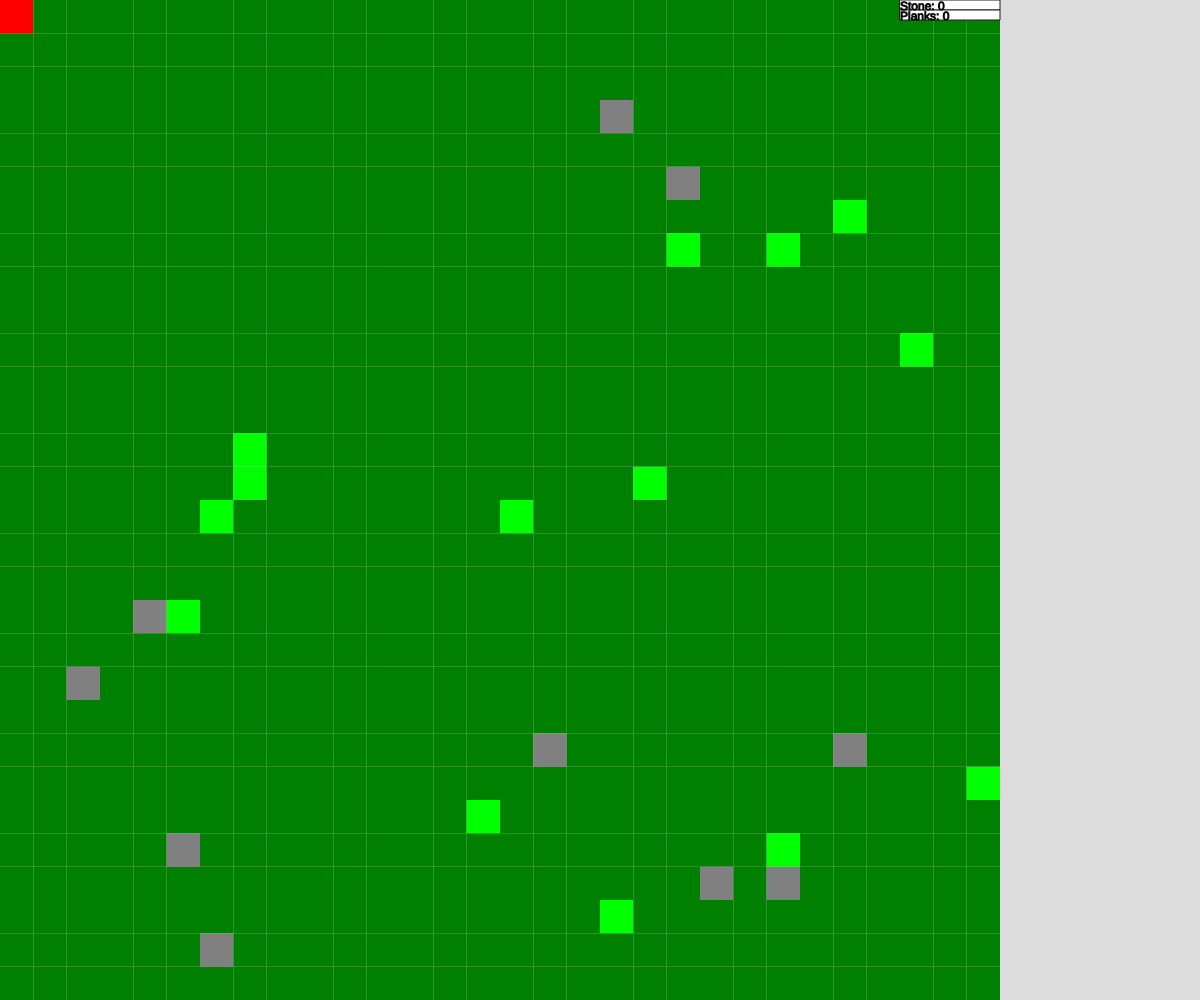
Frame 1 (no input)
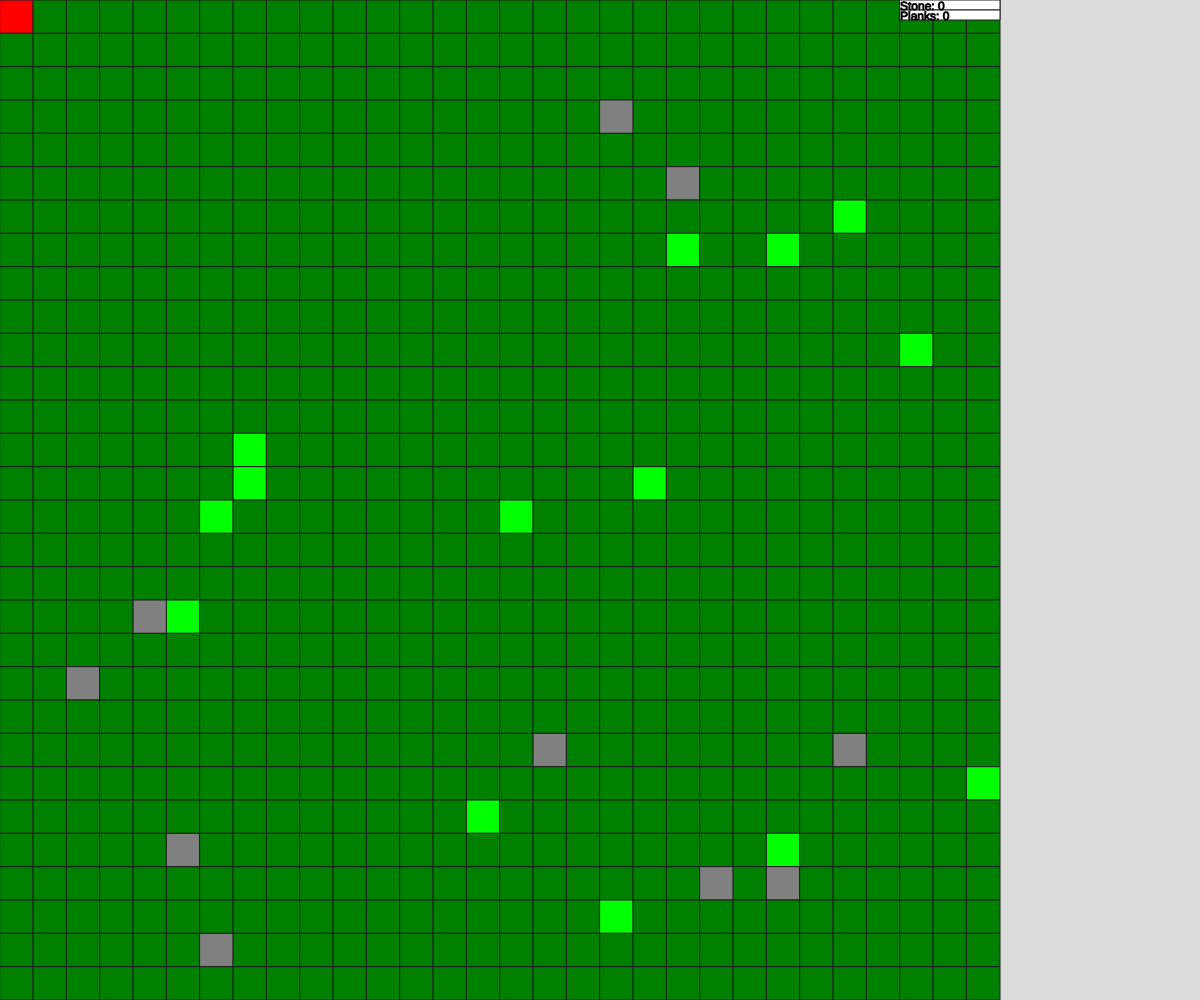
Frame 60 (no input)
Frame 120 (the mouse pressed at the canvas centre since frame 60): identical to frame 60, image omitted

The p5.js sketch that drew these frames (run headless with seeded random() and noise() and a simulated clock; from frame 60 on, the mouse is pressed at the canvas centre):

// p5.js sketch
// ── sketch.js
// Project Title
// Your Name
// Date
//
// Extra for Experts:
// - describe what you did to take this project "above and beyond"



//the grid currently displayed
let grid;

//dependent on const GRID_SIZE
let cellSize;

//the block that the player is currently holding. Identified by block ID.
let blockSelected;

//dummy variable so that if statements don't throw an error by being empty.
let dummy = true;

//Tracks the z-level the player is on/going to
let zLevel = 32;
//Tracks the z-level the player is on/used to be on (until the new grid loads)
let oldZ = 32;


//inventory
let stoneCollected = 0;
let logsCollected = 0;

//for later...

// let porkCollected = 0;
// let porkchopCollected = 0;
// let burntFleshCollected = 0;
// let fleshCollected = 0;
// let ironOreCollected = 0;
// let ironCollected = 0;
// let goldOreCollected = 0;
// let goldCollected = 0;
// let adamantiumOreCollected = 0;
// let adamantiumCollected = 0;
// let coalCollected = 0;
// let workshopsCollected = 0;
// let doorsCollected = 0;
// let spikesCollected = 0;
// let woodenSwordCollected = 0;
// let woodenPickaxeCollected = 0;
// let stoneSwordCollected = 0;
// let stonePickaxeCollected = 0;
// let ironPickaxeCollected = 0;
// let ironSwordCollected = 0;
// let ironArmorCollected = 0;
// let adamantiumPickaxeCollected = 0;
// let adamantiumSwordCollected = 0;
// let adamantiumArmorCollected = 0;
// let amuletCollected = 0;
// let crucibleCollected = 0;



//arrays storing coordinates of where cieling holes should be AFTER floor holes are generated on the layer above it.
//while generating grid, it uses the oldCielingHoleLocationX and Y arrays to check for holes generated by previous layer.
//newCielingHoleLocationX and Y are the variables that hold the new values generated by the layer, turns into old version at the end
//of the function.
let oldCielingHoleLocationX = [];
let oldCielingHoleLocationY = [];
let newCielingHoleLocationX = [];
let newCielingHoleLocationY = [];
let oldGrid = [];


const GRID_SIZE = 30;
const PLAYER = 9;
const OPEN_TILE = 0;
const IMPASSIBLE = 1;
const FLOOR_HOLE_TILE = 2;
const CIELING_HOLE_TILE = 3;
const PLANK = 4;
const TREE = 5;
const PIG = 6;
const ONI = 7;
const GOBLIN = 8;
const IRON = 10;
const GOLD = 11;
const ADAM = 12;
const COAL = 13;
const WORKSHOP = 14;
const DOOR = 15;
const LAVA = 16;
const SPIKES = 17;
const TREE_SR = 2;
const PIG_SR = 30;
const GOBLIN_SR = 20;
const ONI_SR = 50;


let player = {
  x: 0,
  y: 0,
};
let pig = {
  x: 0,
  y: 0,
  healthPoints: 7,
  strength: 0
}
let goblin = {
  x: 0,
  y: 0,
  healthPoints: 20,
  strength: 2
}
let oni = {
  x: 0,
  y: 0,
  healthPoints: 100,
  strength: 10,
  necrosingStrength: 2
}








function setup() {
  createCanvas(windowWidth, windowHeight);
  grid = generateRandomGrid(GRID_SIZE, GRID_SIZE);
  cellSize = height/grid.length;
  noStroke();
}


function draw() {
  background(220);
  displayGrid();
  displayInventory();
  changeLayer(zLevel);
}


function displayGrid() {
  for (let y = 0; y<grid.length; y++){
    for (let x = 0; x<grid[2].length; x++){
      if (grid[y][x] === 1){
        fill("black");
      }
      else if (grid[y][x] === 9){
        fill("red");
      }
      else if (grid[y][x] === 2){
        fill("gray");
      }
      else if (grid[y][x] === 3){
        fill("silver");
      }
      else if (grid[y][x] === TREE){
        fill("lime");
      }
      else if (grid[y][x] === LAVA){
        fill("maroon");
      }
      else if (grid[y][x] === PLANK){
        fill("brown");
      }
      else {
        if (oldZ === 32){
          fill("green");
        }
        else{
          fill("white");
        }
       
      }
      square(x*cellSize,y*cellSize, cellSize);
    }
  }
}


function generateRandomGrid(rows, cols){
  let emptyArray = [];
  for (let y = 0; y < rows; y++){
    emptyArray.push([])
    for (let x = 0; x < cols; x++){
      for(let i = 0; i< cols; i++){
        if (oldCielingHoleLocationX[i] === x && oldCielingHoleLocationY[i] === y){
          emptyArray[y].push(3);
        }
      }
   
        if (random(100)< 50 && oldZ < 32){
            emptyArray[y].push(1);
          }
       
        else if (floor(random(75)) === 1 && zLevel > 0){
          emptyArray[y].push(2);
          newCielingHoleLocationX.push(emptyArray[y].length-1);
          newCielingHoleLocationY.push(emptyArray.length-1);
        }
        else if (oldZ === 32 && floor(random(75)) === 1) {
          emptyArray[y].push(TREE);
        }
        else if (oldZ < 20 && floor(random(100)) < 10+(20-oldZ)) {
          emptyArray[y].push(LAVA);
        }
       
       
        else {
            emptyArray[y].push(0);
         
        }
     


     
     
    }


  }
 if (grid === undefined){
  emptyArray[0][0] = 9;
 }
 
  oldCielingHoleLocationX = newCielingHoleLocationX;
  oldCielingHoleLocationY = newCielingHoleLocationY;
  newCielingHoleLocationX = [];
  newCielingHoleLocationY = [];


  return emptyArray;
}


function mousePressed(){
    for (let y = 0; y < grid.length; y++){
      for(let x = 0; x < grid[y].length; x++){
        if (
          mouseX > x*cellSize &&
          mouseX < x*cellSize + cellSize &&
          mouseY > y*cellSize &&
          mouseY < y*cellSize + cellSize
          ) {
            if (grid[y][x] === 1){
              grid[y].splice(x, 1, 0);
              stoneCollected++;
            }
            else if (grid[y][x] === 9){
              dummy = -dummy;
            }
            else if (grid[y][x] === 2){
              dummy = -dummy;
            }
            else if (grid[y][x] === 3){
              dummy = -dummy;
            }
            else if (grid[y][x] === TREE){
              grid[y].splice(x, 1, 0);
              logsCollected = logsCollected + 5;
            }


            else if (grid[y][x] === PLANK){
              grid[y][x] = 0;
              logsCollected++;
            }


            else if (grid[y][x] === 0){
              if (blockSelected != undefined){
                if(blockSelected === 1 && stoneCollected>0){
                  grid[y].splice(x, 1, IMPASSIBLE);
                  stoneCollected--;
                }
                if(blockSelected === PLANK && logsCollected>0){
                  grid[y][x] = PLANK;
                  logsCollected--;
                }
              }
             
            }
           
          }
      }
    }
    if (mouseX>width-width/4 && mouseX<width-width/4+100){
      for (let y = 0; y<height; y++){
        if(mouseY === y){
          let slot = Math.floor(y/10);
          if (slot === 0){
            blockSelected = IMPASSIBLE;
          }
          else if (slot === 1){
            blockSelected = PLANK;
          }
        }
      }
    }
 }


 function keyPressed(){


  if (key === "z"){
    grid = generateRandomGrid(GRID_SIZE, GRID_SIZE);
  }
  if (key === " "){
    grid = updateGrid();
  }
  if (key === "w") {   //up
    movePlayer(player.x + 0, player.y - 1); //0 on x axis, -1 on y axis
  }


  if (key === "s") {   //down
    movePlayer(player.x + 0, player.y + 1); //0 on x axis, 1 on y axis
  }


  if (key === "d") {   //right
    movePlayer(player.x + 1, player.y + 0); //1 on x axis, 0 on y axis
  }


  if (key === "a") {   //left
    movePlayer(player.x - 1, player.y + 0); //-1 on x axis, 0 on y axis
  }


}


function movePlayer(x, y) {
    //don't move off the grid, and only move into open tiles
    if (x < GRID_SIZE && y < GRID_SIZE &&
        x >= 0 && y >= 0 && grid[y][x] === OPEN_TILE) {
        //previous player location
        let oldX = player.x;
        let oldY = player.y;
 
        //move the player
        player.x = x;
        player.y = y;
 
        //reset old location to be the tile it was before
        if (grid[oldY][oldX] === CIELING_HOLE_TILE){
          grid[oldY][oldX] = CIELING_HOLE_TILE;
        }
        else if (grid[oldY][oldX] === FLOOR_HOLE_TILE){
          grid[oldY][oldX] = FLOOR_HOLE_TILE;
        }
        else {
          grid[oldY][oldX] = OPEN_TILE;
        }
       
 
        //move the player to the new spot
        grid[player.y][player.x] = PLAYER;


    }
    if (x < GRID_SIZE && y < GRID_SIZE &&
      x >= 0 && y >= 0 && grid[y][x] === FLOOR_HOLE_TILE) {
      //previous player location
      let oldX = player.x;
      let oldY = player.y;


      //move the player
      player.x = x;
      player.y = y;


      //reset old location to be an empty tile
      grid[oldY][oldX] = OPEN_TILE;
     
      grid[player.y][player.x] = FLOOR_HOLE_TILE;
     


   
    zLevel = zLevel - 1;
    console.log(zLevel);
 }
 if (x < GRID_SIZE && y < GRID_SIZE &&
  x >= 0 && y >= 0 && grid[y][x] === CIELING_HOLE_TILE) {
  //previous player location
  let oldX = player.x;
  let oldY = player.y;


  //move the player
  player.x = x;
  player.y = y;


  //reset old location to be an empty tile
  grid[oldY][oldX] = OPEN_TILE;


  grid[player.y][player.x] = CIELING_HOLE_TILE;
 




zLevel = zLevel + 1;
console.log(zLevel);
}
}


 function changeLayer(level) {
  if (level < oldZ){
    oldGrid[oldZ] = grid;
    oldZ--;
    if (oldGrid[level] === undefined){
      grid = generateRandomGrid(GRID_SIZE, GRID_SIZE);
    }
    else {
      grid = oldGrid[level];
    }
  }
  else if (level > oldZ){
    oldGrid[oldZ] = grid;
    oldZ++;
    grid = oldGrid[level];
  }
 
 }


 function displayInventory() {
  stroke(30)
  fill("white");
  rect(width-width/4, 0, 100, 10);
  rect(width-width/4, 10, 100, 10);
  fill("black");
  text("Stone: "+stoneCollected, width-width/4, 10);
  text("Planks: "+logsCollected, width-width/4, 20);


 }
